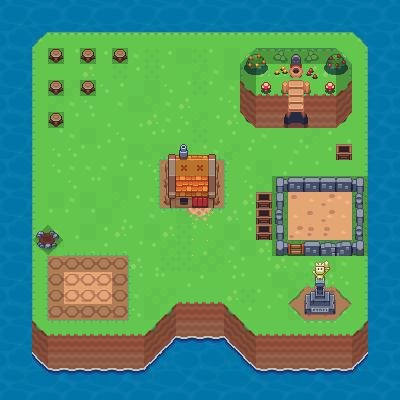

This game map was drawn from its Tiled (.tmx) file and the tilesets committed beside it. A one-line description and the trimmed map source follow:
An orthogonal 25x25 tile map with 16x16 px tiles, 16 tile layers (water, cliff, land, cave_in, ...), 2 hidden layers not drawn and 18 objects (6x tree, 6x npc, tumba, tienda, pozo, ...).

<map version="1.10" tiledversion="1.11.1" orientation="orthogonal" renderorder="left-up" width="25" height="25" tilewidth="16" tileheight="16" infinite="0" nextlayerid="25" nextobjectid="21">
 <editorsettings>
  <export target="examen_av.json" format="json" />
 </editorsettings>
 <tileset firstgid="1" name="tileset_sunnysideworld_16px" tilewidth="16" tileheight="16" tilecount="4096" columns="64">
  <image source="../tilesets/spr_tileset_sunnysideworld_16px.png" width="1024" height="1024" />
 </tileset>
 <layer id="1" name="water" width="25" height="25" locked="1">
  <data>[625 cells, 625 non-empty, 16 distinct tile ids]</data>
 </layer>
 <layer id="3" name="cliff" width="25" height="25" locked="1">
  <data>[625 cells, 63 non-empty, 9 distinct tile ids]</data>
 </layer>
 <layer id="2" name="land" width="25" height="25">
  <data>[625 cells, 391 non-empty, 20 distinct tile ids]</data>
 </layer>
 <layer id="4" name="cave_in" width="25" height="25">
  <data>[625 cells, 39 non-empty, 15 distinct tile ids]</data>
 </layer>
 <objectgroup id="23" name="objects">
  <object id="1" name="tree1" type="tree" x="55.6667" y="118.333">
   <point />
  </object>
  <object id="3" name="tree2" type="tree" x="56.3333" y="85.6667">
   <point />
  </object>
  <object id="4" name="tree3" type="tree" x="56" y="54.6667">
   <point />
  </object>
  <object id="5" name="tree4" type="tree" x="87.6667" y="86.3333">
   <point />
  </object>
  <object id="6" name="tree5" type="tree" x="88" y="54.6667">
   <point />
  </object>
  <object id="7" name="tree6" type="tree" x="120.667" y="54.3333">
   <point />
  </object>
  <object id="8" name="npc1" type="npc" x="55.3333" y="153.667">
   <properties>
    <property name="dialog">Si quieres madera, 
 necesitas un hacha!</property>
   </properties>
   <point />
  </object>
  <object id="9" name="npc2" type="npc" x="119" y="249.333">
   <properties>
    <property name="dialog">Si quieres forraje, 
 necesitas regar</property>
   </properties>
   <point />
  </object>
  <object id="10" name="npc3" type="npc" x="183.667" y="220.667">
   <properties>
    <property name="dialog">Con 6x madera 
 puedes construir una tienda</property>
   </properties>
   <point />
  </object>
  <object id="11" name="npc4" type="npc" x="280" y="315.333">
   <properties>
    <property name="dialog">Si me traes 10x oro, 
 podemos honrar al gran Richard!</property>
   </properties>
   <point />
  </object>
  <object id="12" name="npc5" type="npc" x="262.218" y="184.68">
   <properties>
    <property name="dialog">Si quieres recursos, 
 necesitas forraje</property>
   </properties>
   <point />
  </object>
  <object id="13" name="npc6" type="npc" x="278.195" y="136.748">
   <properties>
    <property name="dialog">Si honras a Radev, 
 te dara algo util</property>
   </properties>
   <point />
  </object>
  <object id="14" name="tumba" type="tumba" x="295.583" y="71.8985">
   <point />
  </object>
  <object id="15" name="tienda" type="tienda" x="192" y="182">
   <point />
  </object>
  <object id="16" name="pozo" type="pozo" x="48" y="240">
   <point />
  </object>
  <object id="17" name="huerto" type="huerto" x="88" y="287.594">
   <point />
  </object>
  <object id="18" name="monumento" type="monumento" x="319.549" y="303.571">
   <point />
  </object>
  <object id="19" name="granja" type="granja" x="319.079" y="215.695">
   <point />
  </object>
 </objectgroup>
 <layer id="5" name="cave_out" width="25" height="25">
  <data>[625 cells, 35 non-empty, 15 distinct tile ids]</data>
 </layer>
 <layer id="7" name="radevs_stone" width="25" height="25">
  <data>[625 cells, 21 non-empty, 18 distinct tile ids]</data>
 </layer>
 <layer id="22" name="radevs_stone_profanated" width="25" height="25">
  <data>[625 cells, 19 non-empty, 17 distinct tile ids]</data>
 </layer>
 <layer id="6" name="land_details" width="25" height="25" locked="1">
  <data>[625 cells, 125 non-empty, 33 distinct tile ids]</data>
 </layer>
 <layer id="10" name="house_lv0" width="25" height="25">
  <data>[625 cells, 10 non-empty, 6 distinct tile ids]</data>
 </layer>
 <layer id="11" name="house_lv1_low_details" width="25" height="25" visible="0">
  <data>[625 cells, 8 non-empty, 8 distinct tile ids]</data>
 </layer>
 <layer id="9" name="house_lv1" width="25" height="25">
  <data>[625 cells, 19 non-empty, 16 distinct tile ids]</data>
 </layer>
 <layer id="13" name="house_lv1_up_details" width="25" height="25">
  <data>[625 cells, 1 non-empty, 1 distinct tile ids]</data>
 </layer>
 <layer id="15" name="forest_devastated" width="25" height="25">
  <data>[625 cells, 6 non-empty, 1 distinct tile ids]</data>
 </layer>
 <layer id="8" name="richards_glory" width="25" height="25">
  <data>[625 cells, 12 non-empty, 9 distinct tile ids]</data>
 </layer>
 <layer id="18" name="orchad" width="25" height="25">
  <data>[625 cells, 23 non-empty, 2 distinct tile ids]</data>
 </layer>
 <layer id="19" name="farm" width="25" height="25">
  <data>[625 cells, 21 non-empty, 11 distinct tile ids]</data>
 </layer>
 <layer id="21" name="collisions_state0" width="25" height="25">
  <data>[625 cells, 329 non-empty, 2 distinct tile ids]</data>
 </layer>
 <layer id="24" name="collisions_state1" width="25" height="25" visible="0">
  <data>[625 cells, 313 non-empty, 1 distinct tile ids]</data>
 </layer>
</map>
